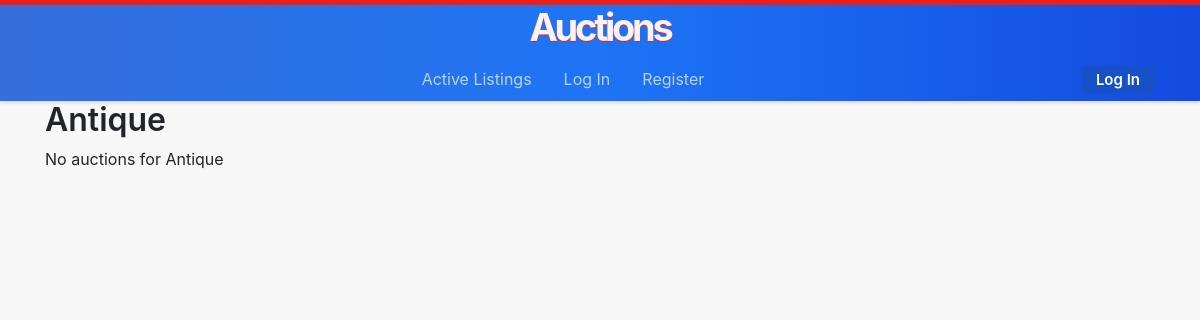
Before: /categories/Antique with the older database file.
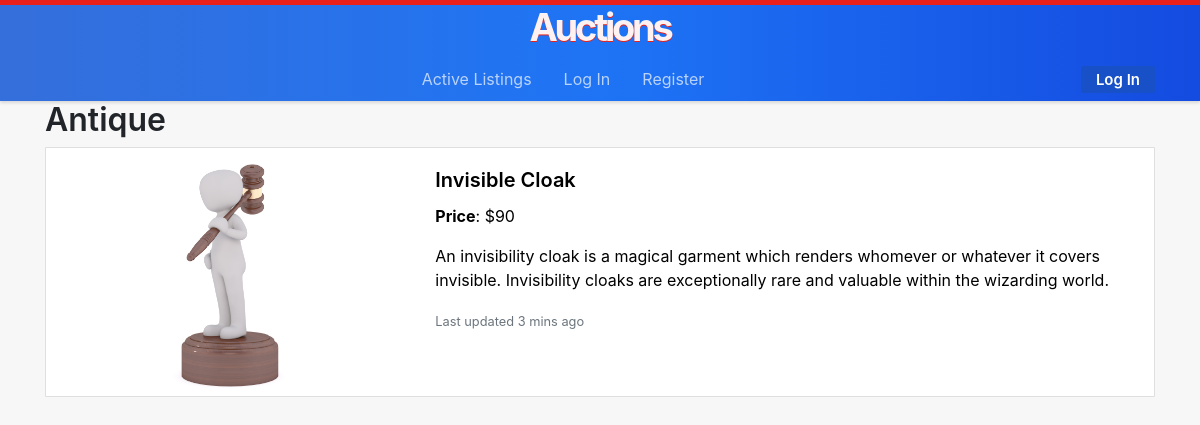
After: the same page with the newer database file.
### auctions/models.py (models this page shows, shortened)
class AuctionList(models.Model):
    title = models.CharField(max_length=64)
    description = models.TextField(blank=True)
    image = models.ImageField(upload_to="images", default="images/default.jpg", blank=True)
    category = models.CharField(max_length=2, choices=Category.choices, default=Category.OTHER)
    active = models.BooleanField(null=False, default=True)
    start_bid = models.DecimalField(max_digits=10, decimal_places=2)
    date_created = models.DateTimeField(default=now)
    user = models.ForeignKey(User, on_delete=models.CASCADE, blank=True, null=True)
    watchlist = models.ManyToManyField(User, blank=True, related_name="watchlist")

### auctions/views.py (the view)
# urls.py: path("categories/<str:category>", views.category_view, name="category"),
def category_view(request, category):
    if category not in Category.labels:
        raise Http404("There is no category of such type")
    items = AuctionList.objects.filter(category=Category[category.upper()].value).annotate(max_price=Max('bid__price'))
    context = {
        "items": items,
        "category": category
    }
    return render(request, 'auctions/categoryview.html', context)

### auctions/templates/auctions/categoryview.html (shortened to what this page needs)
{% extends 'auctions/layout.html'%}
{% block body %}
<h2>{{ category }}</h2>
{% for a in items %}
    <a href="{% url 'aucview' a.id %}" class="card-link">
        <div class="card mb-3" style="height:250px;">
            <div class="row no-gutters">
              <div class="col-md-4">
                <img src="{{ a.image.url }}" class="card-img" alt="...">
              </div>
              <div class="col-md-8">
                <div class="card-body">
                  <h5 class="card-title">{{ a.title }}</h5>
                  <p class="card-text"><b>Price</b>: ${% if a.max_price %}{{ a.max_price }}{% else %}{{ a.start_bid }}{% endif %}</p>
                  <p class="card-text">{{ a.description }}</p>
                  <p class="card-text"><small class="text-muted">Last updated 3 mins ago</small></p>
                </div>
              </div>
            </div>
          </div>
    </a>
{% empty %}
    <p>No auctions for {{ category }}</p>
{% endfor %}
{% endblock %}

Changed rows visible on the page:
added AuctionList: image (placeholder picture), title "Invisible Cloak", max_price "90", description "An invisibility cloak is a magical garment which renders whomever or whatever it covers invisible. Invisibility cloaks are exceptionally rare and valuable within the wizarding world."
Other visible differences:
{{ category }}: "Antique" → (not shown)
text no longer shown: "No auctions for"
